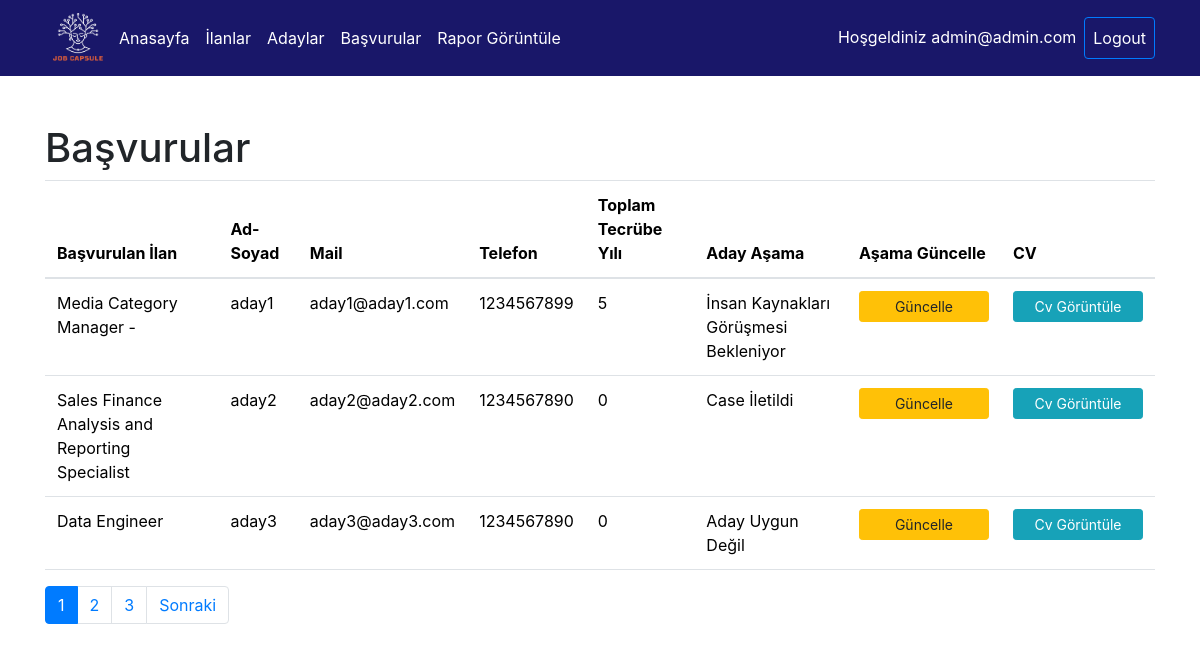
Page /Job_Capsule/Components/Admin-Operations/applications.php (signed in) on the committed database.
### tables this page shows
CREATE TABLE `application` (
  `id` int(11) NOT NULL,
  `user_id` int(11) NOT NULL,
  `job_id` int(11) NOT NULL,
  `status` int(11) NOT NULL,
  `recruiterNote` text NOT NULL
);

CREATE TABLE `jobs` (
  `id` int(11) NOT NULL,
  `title` text NOT NULL,
  `short_description` text NOT NULL,
  `long_description` text NOT NULL,
  `location` varchar(100) NOT NULL,
  `created_on` date NOT NULL,
  `created_by` varchar(100) NOT NULL,
  `last_modified_on` date DEFAULT NULL,
  `last_modified_by` varchar(100) DEFAULT NULL,
  `is_deleted` tinyint(1) NOT NULL,
  `isActive` tinyint(1) NOT NULL
);

CREATE TABLE `users` (
  `id` int(11) NOT NULL,
  `mail` varchar(50) NOT NULL,
  `password` varchar(200) NOT NULL,
  `phone` varchar(20) NOT NULL,
  `fullname` varchar(200) NOT NULL,
  `role` bit(1) NOT NULL DEFAULT b'0',
  `cvfilename` text NOT NULL,
  `isDeleted` bit(1) NOT NULL DEFAULT b'0',
  `lastTitle` text NOT NULL,
  `lastCompany` text NOT NULL,
  `experienceYear` int(11) NOT NULL
);

### Job_Capsule/libs/functions.php (called while the page is built, shortened)
<?php
function getApplications($keyword, $page)
{
    include "config.php";
    $pageCount = 3;
    $offset = ($page - 1) * $pageCount;
    $query = "FROM application a
    inner join users u on u.id=a.user_id
    inner join jobs j on j.id=a.job_id
    WHERE u.isDeleted = 0 && j.is_deleted = 0";
    $total_sql = "SELECT COUNT(*) " . $query;
    $count_data = mysqli_query($connection, $total_sql);
    $count = mysqli_fetch_array($count_data)[0];
    $total_pages = ceil($count / $pageCount);
    $sql = "SELECT a.Id,a.status,j.title,u.fullname,u.mail,u.phone,u.cvfilename,u.experienceYear " . $query . " LIMIT $offset, $pageCount";
    $result = mysqli_query($connection, $sql);
    return array(
        "total_pages" => $total_pages,
        "data" => $result,
        "totalCount" => $count
    );
}
?>

### Job_Capsule/Components/Admin-Operations/applications.php (the view, shortened to what this page needs)
<?php
require_once "../../libs/functions.php";
include "admin-nav.php";
$keyword = "";
$page = 1;
$result = getApplications($keyword, $page);
$data = $result["data"];
$total_pages = $result["total_pages"];
function createApplicationTable($data)
{
    $statusMap = [
        '1' => 'Başvuru Alındı',
        '2' => 'İnsan Kaynakları Görüşmesi Bekleniyor',
        '3' => 'İnsan Kaynakları Görüşmesi Gerçekleşti',
        '4' => 'Case İletildi',
        '5' => 'Teknik Görüşme Bekleniyor',
        '6' => 'Teknik Görüşme Gerçekleşti',
        '7' => 'Teklif Aşaması',
        '8' => 'Aday Uygun Değil',
        '9' => 'Teklif Kabul',
        '10' => 'Aday Süreçten Çekildi'
    ];
    $html = '<table class="table">';
    $html .= '<thead><tr><th>Başvurulan İlan</th><th>Ad-Soyad</th><th>Mail</th><th>Telefon</th><th>Toplam Tecrübe Yılı</th><th>Aday Aşama</th><th>Aşama Güncelle</th><th>CV</th></tr></thead>';
    $html .= '<tbody>';
    foreach ($data as $application) {
        $html .= '<tr>';
        $html .= '<td>' . $application['title'] . '</td>';
        $html .= '<td>' . $application['fullname'] . '</td>';
        $html .= '<td>' . $application['mail'] . '</td>';
        $html .= '<td>' . $application['phone'] . '</td>';
        $html .= '<td>' . $application['experienceYear'] . '</td>';
        $statusText = isset($statusMap[$application['status']]) ? $statusMap[$application['status']] : 'Bilinmeyen Durum';
        $html .= '<td>' . $statusText . '</td>';
        $html .= '<td>';
        $html .= '<a href="applicationUpdate.php?id=' . $application['Id'] . '" class="btn btn-warning btn-sm mb-1" style="width: 130px;">Güncelle</a>';
        $html .= '</td>';
        $html .= '<td>';
        $html .= '<a href="pdfviewer.php?id=' . $application['Id'] . '&pdf=' . $application['cvfilename'] . '" class="btn btn-info btn-sm mb-1" style="width: 130px;">Cv Görüntüle</a>';
        $html .= '</td>';
        $html .= '</tr>';
    }
    $html .= '</tbody></table>';
    return $html;
}
?>
<!DOCTYPE html>
<html lang="tr">
<head>
    <link rel="stylesheet" href="https://stackpath.bootstrapcdn.com/bootstrap/4.5.2/css/bootstrap.min.css"
>
</head>
<body>
    <div class="container mt-5">
        <h1>Başvurular</h1>
        <?php echo createApplicationTable($data); ?>
        <nav aria-label="Page navigation">
            <ul class="pagination">
                <?php for ($i = 1; $i <= $total_pages; $i++): ?>
                    <li class="page-item <?php if ($i == $page)
                        echo 'active'; ?>"><a class="page-link"
                            href="applications.php?page=<?php echo $i; ?>"><?php echo $i; ?></a></li>
                <?php endfor; ?>
                <?php if ($page < $total_pages): ?>
                    <li class="page-item"><a class="page-link"
                            href="applications.php?page=<?php echo ($page + 1); ?>">Sonraki</a></li>
                <?php endif; ?>
            </ul>
        </nav>
    </div>
</body>
</html>

### Job_Capsule/Components/Admin-Operations/admin-nav.php (shortened to what this page needs)
<!DOCTYPE html>
<html lang="en">
<head>
    <link href="https://cdn.jsdelivr.net/npm/bootstrap@5.3.3/dist/css/bootstrap.min.css" rel="stylesheet"
>
</head>
<body>
    <nav class="navbar navbar-expand-lg navbar-light bg-body-tertiary">
        <div class="container">
            <div class="collapse navbar-collapse" id="navbarButtonsExample">
                <a class="navbar-brand me-2">
                    <img src="../../img/jc-logo1.png" style="width: 50px;" alt="Job Capsule Logo">
                </a>
                <ul class="navbar-nav me-auto mb-2 mb-lg-0">
                    <li class="nav-item">
                        <a class="nav-link" href="admin-homepage.php">Anasayfa</a>
                    </li>
                    <li class="nav-item">
                        <a class="nav-link" href="JobList.php">İlanlar</a>
                    </li>
                    <li class="nav-item">
                        <a class="nav-link" href="candidate.php">Adaylar</a>
                    </li>
                    <li class="nav-item">
                        <a class="nav-link" href="applications.php">Başvurular</a>
                    </li>
                    <li class="nav-item">
                        <a class="nav-link" href="report.php">Rapor Görüntüle</a>
                    </li>
                </ul>
                <ul class="navbar-nav ms-auto mb-2 mb-lg-0">
                    <li class="nav-item">
                        <a class="nav-link" style="color:blue; font-weight:dark; text-align:right;">
                            <?php echo "Hoşgeldiniz " . $_SESSION['mail']; ?>
                        </a>
                    </li>
                    <li class="nav-item">
                        <a class="btn btn-outline-primary nav-link" href="../../Pages/logout.php">Logout</a>
                    </li>
                </ul>
            </div>
    </nav>
</body>
</html>

### Job_Capsule/Components/Admin-Operations/admin-nav.php (style rules this page uses)
.navbar { background-color: #191769 !important; }
.navbar-nav .nav-link { color: #ffffff !important; }

### rows in the picture
application: job.title "Media Category Manager -", user.fullname "aday1", user.mail "aday1@aday1.com", user.phone "1234567899", user.experienceYear "5", status "İnsan Kaynakları Görüşmesi Bekleniyor", $application['Id'] 13 (drawn)
application: job.title "Sales Finance Analysis and Reporting Specialist", user.fullname "aday2", user.mail "aday2@aday2.com", user.phone "1234567890", user.experienceYear "0", status "Case İletildi"
application: job.title "Data Engineer", user.fullname "aday3", user.mail "aday3@aday3.com", user.phone "1234567890", user.experienceYear "0", status "Aday Uygun Değil"

### other values in the picture
$_SESSION['mail'] "admin@admin.com"
